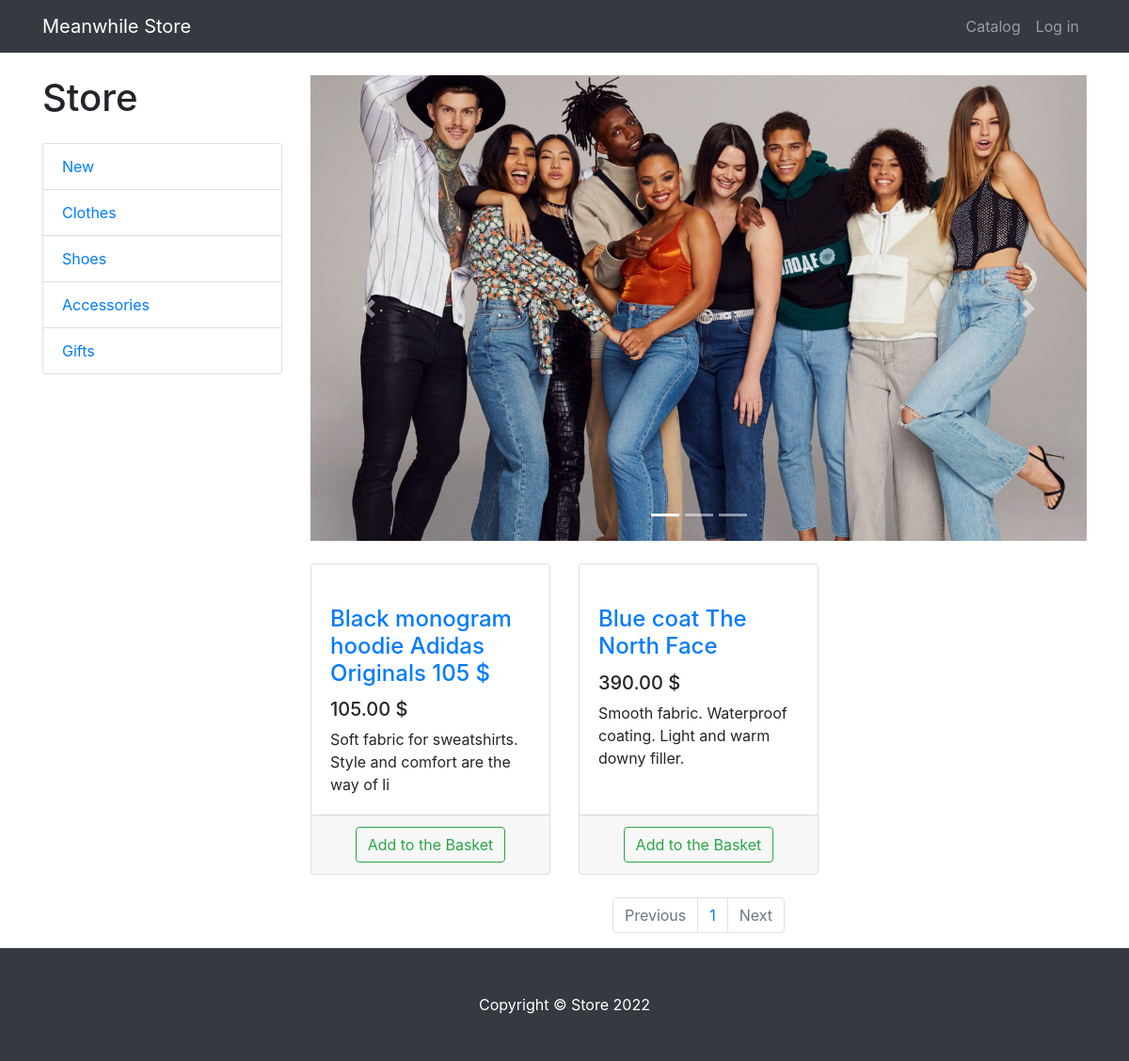
Screenshot of /products/2/ with the database file from the repository.
### products/models.py (models this page shows, shortened)
class ProductCategory(models.Model):
    name = models.CharField(max_length=64, unique=True)
    description = models.TextField(blank=True)  # =пустой те можно поле оставить пустым или добавить описание
    class Meta:
        verbose_name_plural = 'Product Categories'

class Product(models.Model):
    name = models.CharField(max_length=256)
    image = models.ImageField(upload_to='products_images', blank=True)
    description = models.TextField(blank=True)
    short_description = models.CharField(max_length=64, blank=True)
    price = models.DecimalField(max_digits=8, decimal_places=2, default=0)   # значения до и после запятой
    quantity = models.PositiveIntegerField(default=0)    # positive количество товаров не может быть отриц
    category = models.ForeignKey(ProductCategory, on_delete=models.PROTECT)    # протект - товары останутся при удалении категории

### products/views.py (the view)
# urls.py: path('', products, name='index'),
def products(request, category_id=None, page=1):
    context = {'title': 'Store-Catalog', 'categories': ProductCategory.objects.all()}
    if category_id:
        products = Product.objects.filter(category_id=category_id)
    else:
        products = Product.objects.all()
    paginator = Paginator(products, 3)
    products_paginator = paginator.page(page)
    context.update({'products': products_paginator})
    return render(request, 'products/products.html', context)

### products/templates/products/products.html (shortened to what this page needs)
{% extends 'products/base.html' %}
{% block css %}
    <link href="/static/css/products.css" rel="stylesheet">
{% endblock %}
{% block content %}
    <div class="container">
        <div class="row">
            <div class="col-lg-3">
                <h1 class="my-4">Store</h1>
                <div class="list-group">
                    {% for category in categories %}
                         <a href="{% url 'products:category' category.id %}"
                            class="list-group-item">
                             {{ category.name }}
                         </a>
                    {% endfor %}
                </div>
            </div>
            <div class="col-lg-9">
                <div id="carouselExampleIndicators" class="carousel slide my-4" data-ride="carousel">
                    <ol class="carousel-indicators">
                        <li data-target="#carouselExampleIndicators" data-slide-to="0" class="active"></li>
                        <li data-target="#carouselExampleIndicators" data-slide-to="1"></li>
                        <li data-target="#carouselExampleIndicators" data-slide-to="2"></li>
                    </ol>
                    <div class="carousel-inner" role="listbox">
                        <div class="carousel-item active">
                            <img class="d-block img-fluid" src="/static/vendor/img/slides/slide-1.jpg" alt="First slide">
                        </div>
                    </div>
                    <a class="carousel-control-prev" href="#carouselExampleIndicators" role="button" data-slide="prev">
                        <span class="carousel-control-prev-icon" aria-hidden="true"></span>
                    </a>
                    <a class="carousel-control-next" href="#carouselExampleIndicators" role="button" data-slide="next">
                        <span class="carousel-control-next-icon" aria-hidden="true"></span>
                    </a>
                </div>
                <div class="row">
                    {% for product in products %}
                        <div class="col-lg-4 col-md-6 mb-4">
                        <div class="card h-100">
                            <a href="#">
                            </a>
                            <div class="card-body">
                                <h4 class="card-title">
                                    <a href="#">{{ product.name }}</a>
                                </h4>
                                <h5>{{ product.price }} $</h5>
                                <p class="card-text">{{ product.short_description }}</p>
                            </div>
                            <div class="card-footer text-center">
                                <a href="{% url 'products:basket_add' product.id %}">
                                    <button type="button" class="btn btn-outline-success">
                                        Add to the Basket
                                    </button>
                                </a>
                            </div>
                        </div>
                    </div>
                    {% endfor %}
                </div>
                <nav aria-label="Page navigation example">
                    <ul class="pagination justify-content-center">
                        <li class="page-item {% if not products.has_previous %} disabled {% endif %}">
                            <a class="page-link"
                               href="{% if products.has_previous %} {% url 'products:page' products.previous_page_number %} {% else %} # {% endif %}"
                               tabindex="-1" aria-disabled="true">Previous</a>
                        </li>
                        {% for page in products.paginator.page_range %}
                            <li class="page-item">
                                <a class="page-link" href="{% url 'products:page' page %}">
                                    {{ page }}
                                </a>
                            </li>
                        {% endfor %}
                        <li class="page-item {% if not products.has_next %} disabled {% endif %}">
                            <a class="page-link"
                               href="{% if products.has_next %} {% url 'products:page' products.next_page_number %} {% else %} # {% endif %}">
                                Next
                            </a>
                        </li>
                    </ul>
                </nav>
            </div>
        </div>
    </div>
{% endblock %}
{% block footer %}
    <footer class="py-5 bg-dark">
        <div class="container">
            <p class="m-0 text-center text-white">Copyright &copy; Store 2022</p>
        </div>
    </footer>
{% endblock %}

### static/css/products.css (style rules this page uses)
body { padding-top: 56px; }

### rows the page displays
ProductCategory: name "New"
ProductCategory: name "Clothes"
ProductCategory: name "Shoes"
ProductCategory: name "Accessories"
ProductCategory: name "Gifts"
Product: name "Black monogram hoodie Adidas Originals 105 $", price "105.00", short_description "Soft fabric for sweatshirts. Style and comfort are the way of li"
Product: name "Blue coat The North Face", price "390.00", short_description "Smooth fabric. Waterproof coating. Light and warm downy filler."

### other values shown
{{ page }} "1"
